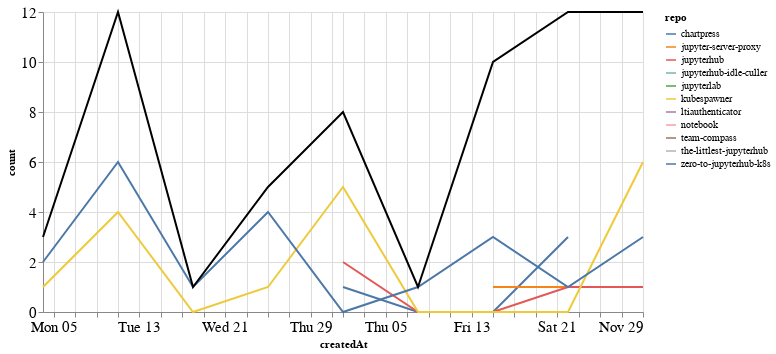

The notebook cell this image was saved under:
### Markdown cell above
## Comments

### Code cell
comments_time = comments.groupby('repo').resample('W', on='createdAt').count()['author'].reset_index()
comments_time = comments_time.rename(columns={'author': 'count'})
comments_time_total = comments_time.groupby('createdAt').agg({"count": "sum"}).reset_index()
ch1 = alt.Chart(comments_time, width=600).mark_line().encode(
    x='createdAt',
    y='count',
    color='repo',
    tooltip="repo"
)

ch2 = alt.Chart(comments_time_total, width=600).mark_line(color="black").encode(
    x='createdAt',
    y='count',
)

ch1 + ch2

### Figure 1 — Vega-Lite specification as saved in the notebook (floating-point values rounded to 4 significant figures)
{"config": {"axisLeft": {"labelFontSize": 15}, "axisBottom": {"labelFontSize": 15}}, "layer": [{"data": {"name": "data-4e55ccc6a681611da3616e92d38799f7"}, "mark": "line", "encoding": {"color": {"type": "nominal", "field": "repo"}, "tooltip": {"type": "nominal", "field": "repo"}, "x": {"type": "temporal", "field": "createdAt"}, "y": {"type": "quantitative", "field": "count"}}, "width": 600}, {"data": {"name": "data-b6b4bbcbd44c28a8e6588863396dce44"}, "mark": {"type": "line", "color": "black"}, "encoding": {"x": {"type": "temporal", "field": "createdAt"}, "y": {"type": "quantitative", "field": "count"}}, "width": 600}], "$schema": "https://vega.github.io/schema/vega-lite/v4.8.1.json", "datasets": {"data-4e55ccc6a681611da3616e92d38799f7": [{"repo": "chartpress", "createdAt": "2020-11-01T00:00:00", "count": 1}, {"repo": "chartpress", "createdAt": "2020-11-08T00:00:00", "count": 0}, {"repo": "chartpress", "createdAt": "2020-11-15T00:00:00", "count": 0}, {"repo": "chartpress", "createdAt": "2020-11-22T00:00:00", "count": 3}, {"repo": "jupyter-server-proxy", "createdAt": "2020-11-15T00:00:00", "count": 1}, {"repo": "jupyter-server-proxy", "createdAt": "2020-11-22T00:00:00", "count": 1}, {"repo": "jupyterhub", "createdAt": "2020-11-01T00:00:00", "count": 2}, {"repo": "jupyterhub", "createdAt": "2020-11-08T00:00:00", "count": 0}, {"repo": "jupyterhub", "createdAt": "2020-11-15T00:00:00", "count": 0}, {"repo": "jupyterhub", "createdAt": "2020-11-22T00:00:00", "count": 1}, {"repo": "jupyterhub", "createdAt": "2020-11-29T00:00:00", "count": 1}, {"repo": "jupyterhub-idle-culler", "createdAt": "2020-11-15T00:00:00", "count": 3}, {"repo": "jupyterlab", "createdAt": "2020-11-22T00:00:00", "count": 5}, {"repo": "kubespawner", "createdAt": "2020-10-04T00:00:00", "count": 1}, {"repo": "kubespawner", "createdAt": "2020-10-11T00:00:00", "count": 4}, {"repo": "kubespawner", "createdAt": "2020-10-18T00:00:00", "count": 0}, {"repo": "kubespawner", "createdAt": "2020-10-25T00:00:00", "count": 1}, {"repo": "kubespawner", "createdAt": "2020-11-01T00:00:00", "count": 5}, {"repo": "kubespawner", "createdAt": "2020-11-08T00:00:00", "count": 0}, {"repo": "kubespawner", "createdAt": "2020-11-15T00:00:00", "count": 0}, {"repo": "kubespawner", "createdAt": "2020-11-22T00:00:00", "count": 0}, {"repo": "kubespawner", "createdAt": "2020-11-29T00:00:00", "count": 6}, {"repo": "ltiauthenticator", "createdAt": "2020-11-15T00:00:00", "count": 3}, {"repo": "notebook", "createdAt": "2020-11-22T00:00:00", "count": 1}, {"repo": "team-compass", "createdAt": "2020-11-29T00:00:00", "count": 2}, {"repo": "the-littlest-jupyterhub", "createdAt": "2020-10-11T00:00:00", "count": 2}, {"repo": "zero-to-jupyterhub-k8s", "createdAt": "2020-10-04T00:00:00", "count": 2}, {"repo": "zero-to-jupyterhub-k8s", "createdAt": "2020-10-11T00:00:00", "count": 6}, {"repo": "zero-to-jupyterhub-k8s", "createdAt": "2020-10-18T00:00:00", "count": 1}, {"repo": "zero-to-jupyterhub-k8s", "createdAt": "2020-10-25T00:00:00", "count": 4}, {"repo": "zero-to-jupyterhub-k8s", "createdAt": "2020-11-01T00:00:00", "count": 0}, {"repo": "zero-to-jupyterhub-k8s", "createdAt": "2020-11-08T00:00:00", "count": 1}, {"repo": "zero-to-jupyterhub-k8s", "createdAt": "2020-11-15T00:00:00", "count": 3}, {"repo": "zero-to-jupyterhub-k8s", "createdAt": "2020-11-22T00:00:00", "count": 1}, {"repo": "zero-to-jupyterhub-k8s", "createdAt": "2020-11-29T00:00:00", "count": 3}], "data-b6b4bbcbd44c28a8e6588863396dce44": [{"createdAt": "2020-10-04T00:00:00", "count": 3}, {"createdAt": "2020-10-11T00:00:00", "count": 12}, {"createdAt": "2020-10-18T00:00:00", "count": 1}, {"createdAt": "2020-10-25T00:00:00", "count": 5}, {"createdAt": "2020-11-01T00:00:00", "count": 8}, {"createdAt": "2020-11-08T00:00:00", "count": 1}, {"createdAt": "2020-11-15T00:00:00", "count": 10}, {"createdAt": "2020-11-22T00:00:00", "count": 12}, {"createdAt": "2020-11-29T00:00:00", "count": 12}]}}
